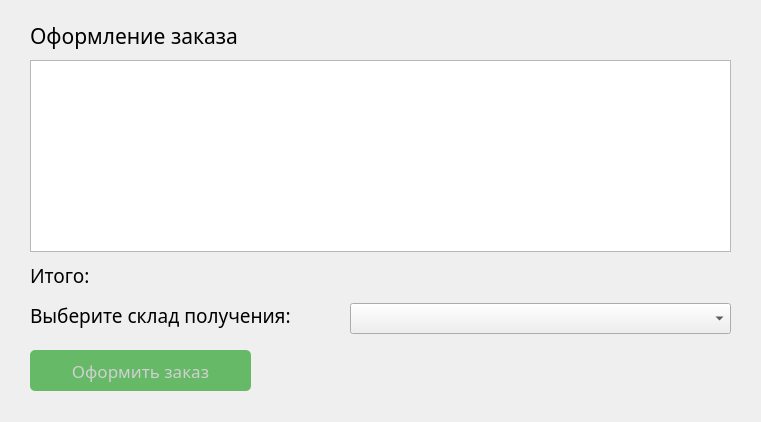
<?xml version="1.0" encoding="UTF-8"?>
<ui version="4.0">
 <class>OrderWindow</class>
 <widget class="QDialog" name="OrderWindow">
  <property name="geometry">
   <rect>
    <x>0</x>
    <y>0</y>
    <width>761</width>
    <height>422</height>
   </rect>
  </property>
  <property name="font">
   <font>
    <family>Arial Black</family>
    <pointsize>14</pointsize>
   </font>
  </property>
  <property name="windowTitle">
   <string>Dialog</string>
  </property>
  <widget class="QLabel" name="label">
   <property name="geometry">
    <rect>
     <x>30</x>
     <y>20</y>
     <width>281</width>
     <height>31</height>
    </rect>
   </property>
   <property name="font">
    <font>
     <family>Arial Black</family>
     <pointsize>16</pointsize>
    </font>
   </property>
   <property name="text">
    <string>Оформление заказа</string>
   </property>
  </widget>
  <widget class="QLabel" name="label_2">
   <property name="geometry">
    <rect>
     <x>30</x>
     <y>260</y>
     <width>71</width>
     <height>31</height>
    </rect>
   </property>
   <property name="font">
    <font>
     <pointsize>14</pointsize>
    </font>
   </property>
   <property name="text">
    <string>Итого:</string>
   </property>
  </widget>
  <widget class="QLabel" name="label_3">
   <property name="geometry">
    <rect>
     <x>30</x>
     <y>300</y>
     <width>321</width>
     <height>31</height>
    </rect>
   </property>
   <property name="font">
    <font>
     <family>Arial Black</family>
     <pointsize>14</pointsize>
    </font>
   </property>
   <property name="text">
    <string>Выберите склад получения:</string>
   </property>
  </widget>
  <widget class="QComboBox" name="comboBox">
   <property name="geometry">
    <rect>
     <x>350</x>
     <y>303</y>
     <width>381</width>
     <height>31</height>
    </rect>
   </property>
   <property name="font">
    <font>
     <family>Arial</family>
     <pointsize>12</pointsize>
    </font>
   </property>
  </widget>
  <widget class="QPushButton" name="orderButton">
   <property name="geometry">
    <rect>
     <x>30</x>
     <y>350</y>
     <width>221</width>
     <height>41</height>
    </rect>
   </property>
   <property name="palette">
    <palette>
     <active>
      <colorrole role="WindowText">
       <brush brushstyle="SolidPattern">
        <color alpha="255">
         <red>0</red>
         <green>0</green>
         <blue>0</blue>
        </color>
       </brush>
      </colorrole>
      <colorrole role="Button">
       <brush brushstyle="SolidPattern">
        <color alpha="255">
         <red>101</red>
         <green>185</green>
         <blue>103</blue>
        </color>
       </brush>
      </colorrole>
      <colorrole role="Light">
       <brush brushstyle="SolidPattern">
        <color alpha="255">
         <red>255</red>
         <green>255</green>
         <blue>255</blue>
        </color>
       </brush>
      </colorrole>
      <colorrole role="Midlight">
       <brush brushstyle="SolidPattern">
        <color alpha="255">
         <red>227</red>
         <green>227</green>
         <blue>227</blue>
        </color>
       </brush>
      </colorrole>
      <colorrole role="Dark">
       <brush brushstyle="SolidPattern">
        <color alpha="255">
         <red>160</red>
         <green>160</green>
         <blue>160</blue>
        </color>
       </brush>
      </colorrole>
      <colorrole role="Mid">
       <brush brushstyle="SolidPattern">
        <color alpha="255">
         <red>160</red>
         <green>160</green>
         <blue>160</blue>
        </color>
       </brush>
      </colorrole>
      <colorrole role="Text">
       <brush brushstyle="SolidPattern">
        <color alpha="255">
         <red>0</red>
         <green>0</green>
         <blue>0</blue>
        </color>
       </brush>
      </colorrole>
      <colorrole role="BrightText">
       <brush brushstyle="SolidPattern">
        <color alpha="255">
         <red>255</red>
         <green>255</green>
         <blue>255</blue>
        </color>
       </brush>
      </colorrole>
      <colorrole role="ButtonText">
       <brush brushstyle="SolidPattern">
        <color alpha="255">
         <red>255</red>
         <green>255</green>
         <blue>255</blue>
        </color>
       </brush>
      </colorrole>
      <colorrole role="Base">
       <brush brushstyle="SolidPattern">
        <color alpha="255">
         <red>101</red>
         <green>185</green>
         <blue>103</blue>
        </color>
       </brush>
      </colorrole>
      <colorrole role="Window">
       <brush brushstyle="SolidPattern">
        <color alpha="255">
         <red>101</red>
         <green>185</green>
         <blue>103</blue>
        </color>
       </brush>
      </colorrole>
      <colorrole role="Shadow">
       <brush brushstyle="SolidPattern">
        <color alpha="255">
         <red>105</red>
         <green>105</green>
         <blue>105</blue>
        </color>
       </brush>
      </colorrole>
      <colorrole role="Highlight">
       <brush brushstyle="SolidPattern">
        <color alpha="255">
         <red>0</red>
         <green>120</green>
         <blue>215</blue>
        </color>
       </brush>
      </colorrole>
      <colorrole role="HighlightedText">
       <brush brushstyle="SolidPattern">
        <color alpha="255">
         <red>255</red>
         <green>255</green>
         <blue>255</blue>
        </color>
       </brush>
      </colorrole>
      <colorrole role="Link">
       <brush brushstyle="SolidPattern">
        <color alpha="255">
         <red>0</red>
         <green>0</green>
         <blue>255</blue>
        </color>
       </brush>
      </colorrole>
      <colorrole role="LinkVisited">
       <brush brushstyle="SolidPattern">
        <color alpha="255">
         <red>255</red>
         <green>0</green>
         <blue>255</blue>
        </color>
       </brush>
      </colorrole>
      <colorrole role="AlternateBase">
       <brush brushstyle="SolidPattern">
        <color alpha="255">
         <red>245</red>
         <green>245</green>
         <blue>245</blue>
        </color>
       </brush>
      </colorrole>
      <colorrole role="NoRole">
       <brush brushstyle="SolidPattern">
        <color alpha="255">
         <red>0</red>
         <green>0</green>
         <blue>0</blue>
        </color>
       </brush>
      </colorrole>
      <colorrole role="ToolTipBase">
       <brush brushstyle="SolidPattern">
        <color alpha="255">
         <red>255</red>
         <green>255</green>
         <blue>220</blue>
        </color>
       </brush>
      </colorrole>
      <colorrole role="ToolTipText">
       <brush brushstyle="SolidPattern">
        <color alpha="255">
         <red>0</red>
         <green>0</green>
         <blue>0</blue>
        </color>
       </brush>
      </colorrole>
      <colorrole role="PlaceholderText">
       <brush brushstyle="SolidPattern">
        <color alpha="128">
         <red>0</red>
         <green>0</green>
         <blue>0</blue>
        </color>
       </brush>
      </colorrole>
     </active>
     <inactive>
      <colorrole role="WindowText">
       <brush brushstyle="SolidPattern">
        <color alpha="255">
         <red>208</red>
         <green>208</green>
         <blue>208</blue>
        </color>
       </brush>
      </colorrole>
      <colorrole role="Button">
       <brush brushstyle="SolidPattern">
        <color alpha="255">
         <red>101</red>
         <green>185</green>
         <blue>103</blue>
        </color>
       </brush>
      </colorrole>
      <colorrole role="Light">
       <brush brushstyle="SolidPattern">
        <color alpha="255">
         <red>255</red>
         <green>255</green>
         <blue>255</blue>
        </color>
       </brush>
      </colorrole>
      <colorrole role="Midlight">
       <brush brushstyle="SolidPattern">
        <color alpha="255">
         <red>227</red>
         <green>227</green>
         <blue>227</blue>
        </color>
       </brush>
      </colorrole>
      <colorrole role="Dark">
       <brush brushstyle="SolidPattern">
        <color alpha="255">
         <red>64</red>
         <green>65</green>
         <blue>66</blue>
        </color>
       </brush>
      </colorrole>
      <colorrole role="Mid">
       <brush brushstyle="SolidPattern">
        <color alpha="255">
         <red>160</red>
         <green>160</green>
         <blue>160</blue>
        </color>
       </brush>
      </colorrole>
      <colorrole role="Text">
       <brush brushstyle="SolidPattern">
        <color alpha="255">
         <red>208</red>
         <green>208</green>
         <blue>208</blue>
        </color>
       </brush>
      </colorrole>
      <colorrole role="BrightText">
       <brush brushstyle="SolidPattern">
        <color alpha="255">
         <red>255</red>
         <green>51</green>
         <blue>51</blue>
        </color>
       </brush>
      </colorrole>
      <colorrole role="ButtonText">
       <brush brushstyle="SolidPattern">
        <color alpha="255">
         <red>208</red>
         <green>208</green>
         <blue>208</blue>
        </color>
       </brush>
      </colorrole>
      <colorrole role="Base">
       <brush brushstyle="SolidPattern">
        <color alpha="255">
         <red>101</red>
         <green>185</green>
         <blue>103</blue>
        </color>
       </brush>
      </colorrole>
      <colorrole role="Window">
       <brush brushstyle="SolidPattern">
        <color alpha="255">
         <red>101</red>
         <green>185</green>
         <blue>103</blue>
        </color>
       </brush>
      </colorrole>
      <colorrole role="Shadow">
       <brush brushstyle="SolidPattern">
        <color alpha="255">
         <red>105</red>
         <green>105</green>
         <blue>105</blue>
        </color>
       </brush>
      </colorrole>
      <colorrole role="Highlight">
       <brush brushstyle="SolidPattern">
        <color alpha="255">
         <red>29</red>
         <green>84</green>
         <blue>92</blue>
        </color>
       </brush>
      </colorrole>
      <colorrole role="HighlightedText">
       <brush brushstyle="SolidPattern">
        <color alpha="255">
         <red>240</red>
         <green>240</green>
         <blue>240</blue>
        </color>
       </brush>
      </colorrole>
      <colorrole role="Link">
       <brush brushstyle="SolidPattern">
        <color alpha="255">
         <red>0</red>
         <green>122</green>
         <blue>244</blue>
        </color>
       </brush>
      </colorrole>
      <colorrole role="LinkVisited">
       <brush brushstyle="SolidPattern">
        <color alpha="255">
         <red>165</red>
         <green>122</green>
         <blue>255</blue>
        </color>
       </brush>
      </colorrole>
      <colorrole role="AlternateBase">
       <brush brushstyle="SolidPattern">
        <color alpha="255">
         <red>53</red>
         <green>54</green>
         <blue>55</blue>
        </color>
       </brush>
      </colorrole>
      <colorrole role="NoRole">
       <brush brushstyle="NoBrush">
        <color alpha="255">
         <red>0</red>
         <green>0</green>
         <blue>0</blue>
        </color>
       </brush>
      </colorrole>
      <colorrole role="ToolTipBase">
       <brush brushstyle="SolidPattern">
        <color alpha="255">
         <red>64</red>
         <green>65</green>
         <blue>66</blue>
        </color>
       </brush>
      </colorrole>
      <colorrole role="ToolTipText">
       <brush brushstyle="SolidPattern">
        <color alpha="255">
         <red>208</red>
         <green>208</green>
         <blue>208</blue>
        </color>
       </brush>
      </colorrole>
      <colorrole role="PlaceholderText">
       <brush brushstyle="SolidPattern">
        <color alpha="255">
         <red>127</red>
         <green>127</green>
         <blue>128</blue>
        </color>
       </brush>
      </colorrole>
     </inactive>
     <disabled>
      <colorrole role="WindowText">
       <brush brushstyle="SolidPattern">
        <color alpha="255">
         <red>120</red>
         <green>120</green>
         <blue>120</blue>
        </color>
       </brush>
      </colorrole>
      <colorrole role="Button">
       <brush brushstyle="SolidPattern">
        <color alpha="255">
         <red>101</red>
         <green>185</green>
         <blue>103</blue>
        </color>
       </brush>
      </colorrole>
      <colorrole role="Light">
       <brush brushstyle="SolidPattern">
        <color alpha="255">
         <red>255</red>
         <green>255</green>
         <blue>255</blue>
        </color>
       </brush>
      </colorrole>
      <colorrole role="Midlight">
       <brush brushstyle="SolidPattern">
        <color alpha="255">
         <red>247</red>
         <green>247</green>
         <blue>247</blue>
        </color>
       </brush>
      </colorrole>
      <colorrole role="Dark">
       <brush brushstyle="SolidPattern">
        <color alpha="255">
         <red>160</red>
         <green>160</green>
         <blue>160</blue>
        </color>
       </brush>
      </colorrole>
      <colorrole role="Mid">
       <brush brushstyle="SolidPattern">
        <color alpha="255">
         <red>160</red>
         <green>160</green>
         <blue>160</blue>
        </color>
       </brush>
      </colorrole>
      <colorrole role="Text">
       <brush brushstyle="SolidPattern">
        <color alpha="96">
         <red>164</red>
         <green>166</green>
         <blue>168</blue>
        </color>
       </brush>
      </colorrole>
      <colorrole role="BrightText">
       <brush brushstyle="SolidPattern">
        <color alpha="255">
         <red>255</red>
         <green>255</green>
         <blue>255</blue>
        </color>
       </brush>
      </colorrole>
      <colorrole role="ButtonText">
       <brush brushstyle="SolidPattern">
        <color alpha="255">
         <red>120</red>
         <green>120</green>
         <blue>120</blue>
        </color>
       </brush>
      </colorrole>
      <colorrole role="Base">
       <brush brushstyle="SolidPattern">
        <color alpha="255">
         <red>101</red>
         <green>185</green>
         <blue>103</blue>
        </color>
       </brush>
      </colorrole>
      <colorrole role="Window">
       <brush brushstyle="SolidPattern">
        <color alpha="255">
         <red>101</red>
         <green>185</green>
         <blue>103</blue>
        </color>
       </brush>
      </colorrole>
      <colorrole role="Shadow">
       <brush brushstyle="SolidPattern">
        <color alpha="255">
         <red>0</red>
         <green>0</green>
         <blue>0</blue>
        </color>
       </brush>
      </colorrole>
      <colorrole role="Highlight">
       <brush brushstyle="SolidPattern">
        <color alpha="255">
         <red>29</red>
         <green>84</green>
         <blue>92</blue>
        </color>
       </brush>
      </colorrole>
      <colorrole role="HighlightedText">
       <brush brushstyle="SolidPattern">
        <color alpha="255">
         <red>240</red>
         <green>240</green>
         <blue>240</blue>
        </color>
       </brush>
      </colorrole>
      <colorrole role="Link">
       <brush brushstyle="SolidPattern">
        <color alpha="255">
         <red>0</red>
         <green>122</green>
         <blue>244</blue>
        </color>
       </brush>
      </colorrole>
      <colorrole role="LinkVisited">
       <brush brushstyle="SolidPattern">
        <color alpha="255">
         <red>165</red>
         <green>122</green>
         <blue>255</blue>
        </color>
       </brush>
      </colorrole>
      <colorrole role="AlternateBase">
       <brush brushstyle="SolidPattern">
        <color alpha="255">
         <red>53</red>
         <green>54</green>
         <blue>55</blue>
        </color>
       </brush>
      </colorrole>
      <colorrole role="NoRole">
       <brush brushstyle="NoBrush">
        <color alpha="255">
         <red>0</red>
         <green>0</green>
         <blue>0</blue>
        </color>
       </brush>
      </colorrole>
      <colorrole role="ToolTipBase">
       <brush brushstyle="SolidPattern">
        <color alpha="255">
         <red>64</red>
         <green>65</green>
         <blue>66</blue>
        </color>
       </brush>
      </colorrole>
      <colorrole role="ToolTipText">
       <brush brushstyle="SolidPattern">
        <color alpha="255">
         <red>208</red>
         <green>208</green>
         <blue>208</blue>
        </color>
       </brush>
      </colorrole>
      <colorrole role="PlaceholderText">
       <brush brushstyle="SolidPattern">
        <color alpha="255">
         <red>127</red>
         <green>127</green>
         <blue>128</blue>
        </color>
       </brush>
      </colorrole>
     </disabled>
    </palette>
   </property>
   <property name="font">
    <font>
     <pointsize>13</pointsize>
     <bold>false</bold>
    </font>
   </property>
   <property name="styleSheet">
    <string notr="true">QPushButton{
	background-color: rgb(101, 185, 103);
	border-style: None;
	border-radius: 5px;
}</string>
   </property>
   <property name="text">
    <string>Оформить заказ</string>
   </property>
   <property name="autoDefault">
    <bool>false</bool>
   </property>
   <property name="default">
    <bool>true</bool>
   </property>
   <property name="flat">
    <bool>false</bool>
   </property>
  </widget>
  <widget class="QLabel" name="sum">
   <property name="geometry">
    <rect>
     <x>110</x>
     <y>261</y>
     <width>61</width>
     <height>31</height>
    </rect>
   </property>
   <property name="font">
    <font>
     <family>Arial Black</family>
     <pointsize>14</pointsize>
    </font>
   </property>
   <property name="text">
    <string/>
   </property>
  </widget>
  <widget class="QTableWidget" name="orderTableWidget">
   <property name="geometry">
    <rect>
     <x>30</x>
     <y>60</y>
     <width>701</width>
     <height>192</height>
    </rect>
   </property>
  </widget>
 </widget>
 <resources/>
 <connections/>
</ui>
